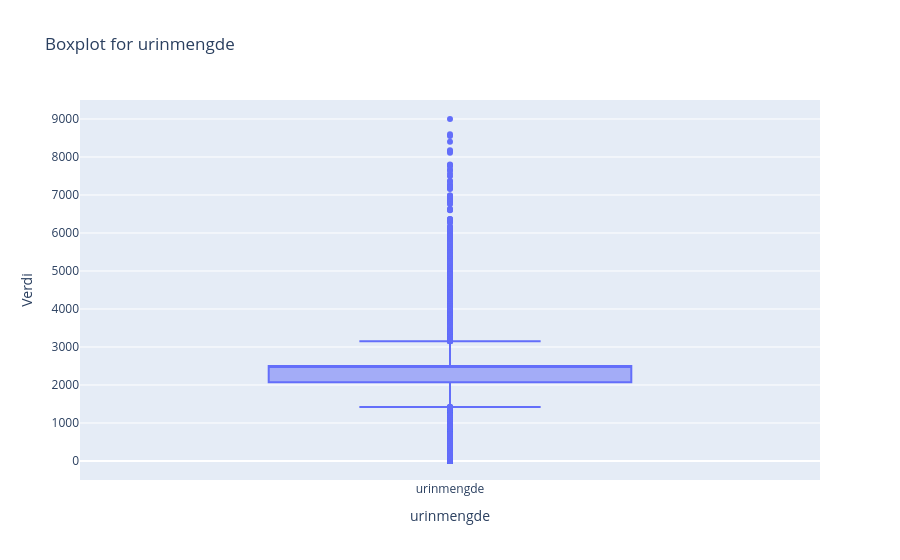

Source (notebook cell):
### Markdown cell above
### Urinmengde

### Code cell
fig = px.box(X_train['urinmengde'], title = ('Boxplot for urinmengde'))
fig.update_layout(xaxis_title='urinmengde', yaxis_title='Verdi')
fig.show()

### Figure 1 — Plotly figure (JSON) as saved in the notebook; plotly's stock layout.template omitted (floating-point values rounded to 4 significant figures; data arrays with more than 128 entries replaced by an {"elided": "..."} marker saying what was removed)
{"data": [{"alignmentgroup": "True", "hovertemplate": "variable=%{x}<br>value=%{y}<extra></extra>", "legendgroup": "", "marker": {"color": "#636efa"}, "name": "", "notched": false, "offsetgroup": "", "orientation": "v", "showlegend": false, "type": "box", "x": {"elided": "5410 str values"}, "x0": " ", "xaxis": "x", "y": {"elided": "5410 float values"}, "y0": " ", "yaxis": "y"}], "layout": {"boxmode": "group", "legend": {"tracegroupgap": 0}, "title": {"text": "Boxplot for urinmengde"}, "xaxis": {"anchor": "y", "domain": [0, 1], "title": {"text": "urinmengde"}}, "yaxis": {"anchor": "x", "domain": [0, 1], "title": {"text": "Verdi"}}}}
